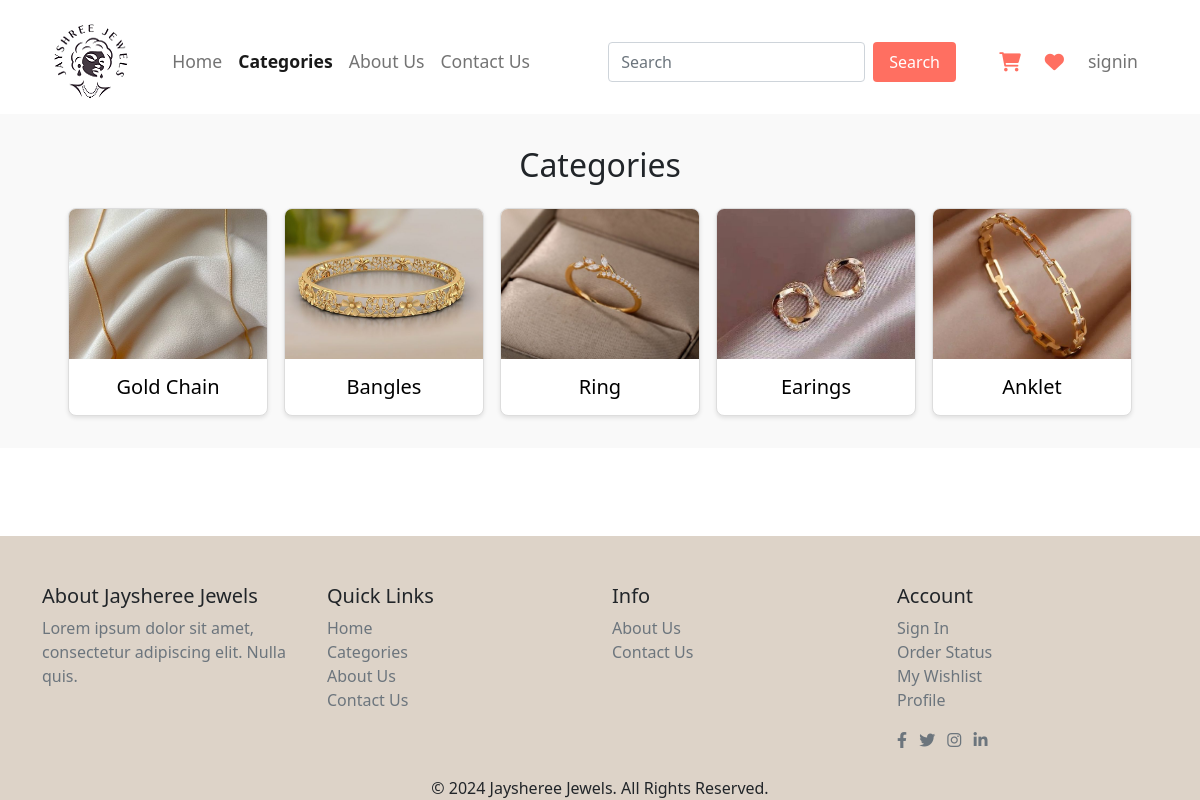
Screenshot of /user/category.php with the database file from the repository.
### tables this page shows
CREATE TABLE `category_tbl` (
  `c_id` int(11) NOT NULL,
  `c_code` varchar(10) NOT NULL,
  `c_name` varchar(255) NOT NULL,
  `c_gender` varchar(10) NOT NULL,
  `c_image` varchar(255) DEFAULT NULL,
  `c_status` varchar(10) NOT NULL
);

### user/category.php (the view)
<?php
include_once 'header.php';
include_once '../conn.php';
?>
<section class="popular-categories">
  <h2>Categories</h2>
  <div class="categories-container">
    <?php
    $q = "select * from category_tbl where c_status='Active' ";
    $result = mysqli_query($con, $q);
    while ($r = mysqli_fetch_assoc($result)) {
      ?>
    <a href="product.php?c_code=<?php echo $r['c_code']; ?>">
      <div class="category">
          <img src="<?php echo
            $r['c_image']; ?>" alt="<?php echo $r['c_name']; ?>">
          <h3><?php echo $r['c_name']; ?></h3>
      </div>
    </a>
    <?php
    }
    ?>
  </div>
</section>
<?php
    include('footer.php');
?>

### css/user_style.css (style rules this page uses)
body { overflow-x: hidden; }
.popular-categories { padding: 2rem; background-color: #f9f9f9; }
.popular-categories h2 { text-align: center; font-size: 2rem; margin-bottom: 1.5rem; }
.categories-container { display: flex; flex-wrap: wrap; justify-content: center; gap: 1rem; }
.category { background-color: #fff; border: 1px solid #ddd; border-radius: 8px; overflow: hidden; text-align: center; width: 200px; box-shadow: 0 2px 4px rgba(0, 0, 0, 0.1); transition: transform 0.3s; }
.category img { width: 100%; height: 150px; object-fit: cover; }
.category h3 { margin: 1rem 0; font-size: 1.25rem; }
body { display: flex; flex-direction: column; min-height: 100vh; }

### rows the page displays
category_tbl: c_image (picture), c_name "Gold Chain"
category_tbl: c_image (picture), c_name "Bangles"
category_tbl: c_image (picture), c_name "Ring"
category_tbl: c_image (picture), c_name "Earings"
category_tbl: c_image (picture), c_name "Anklet"
